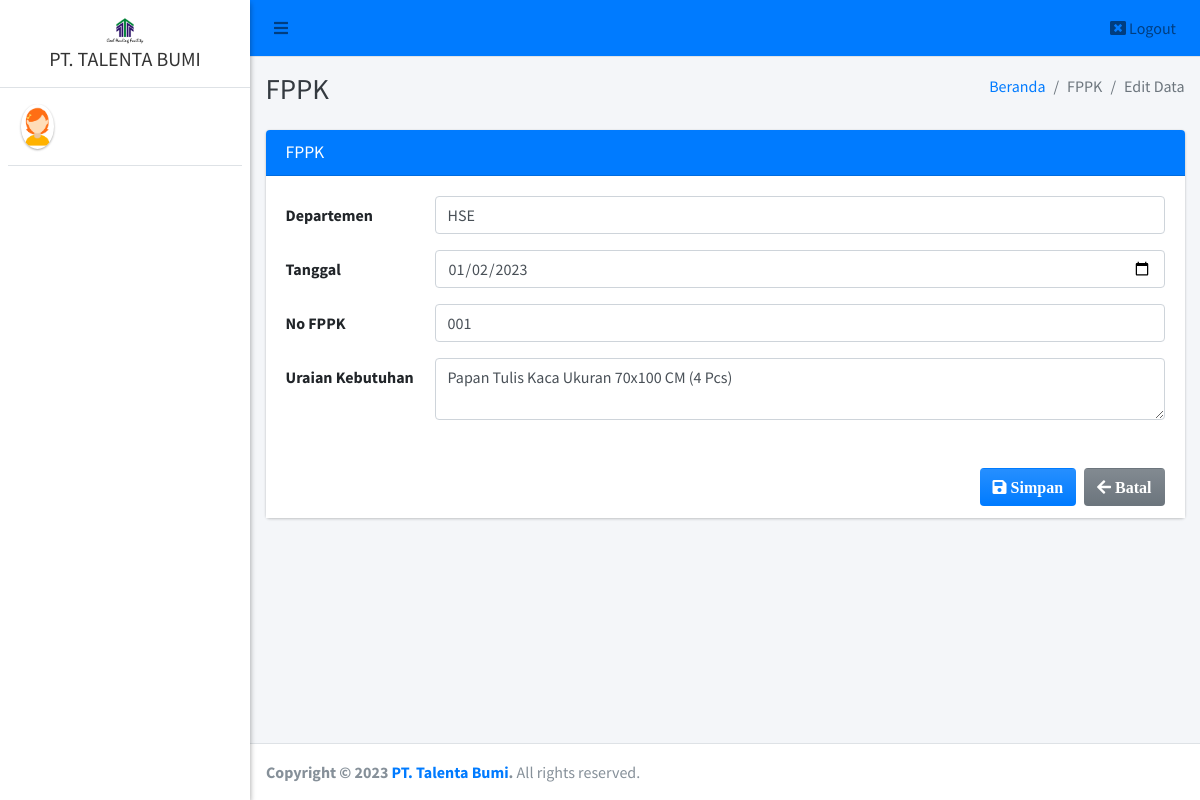
/pimpinan/fppk/edit?id=2, run on an earlier commit of the app's database.
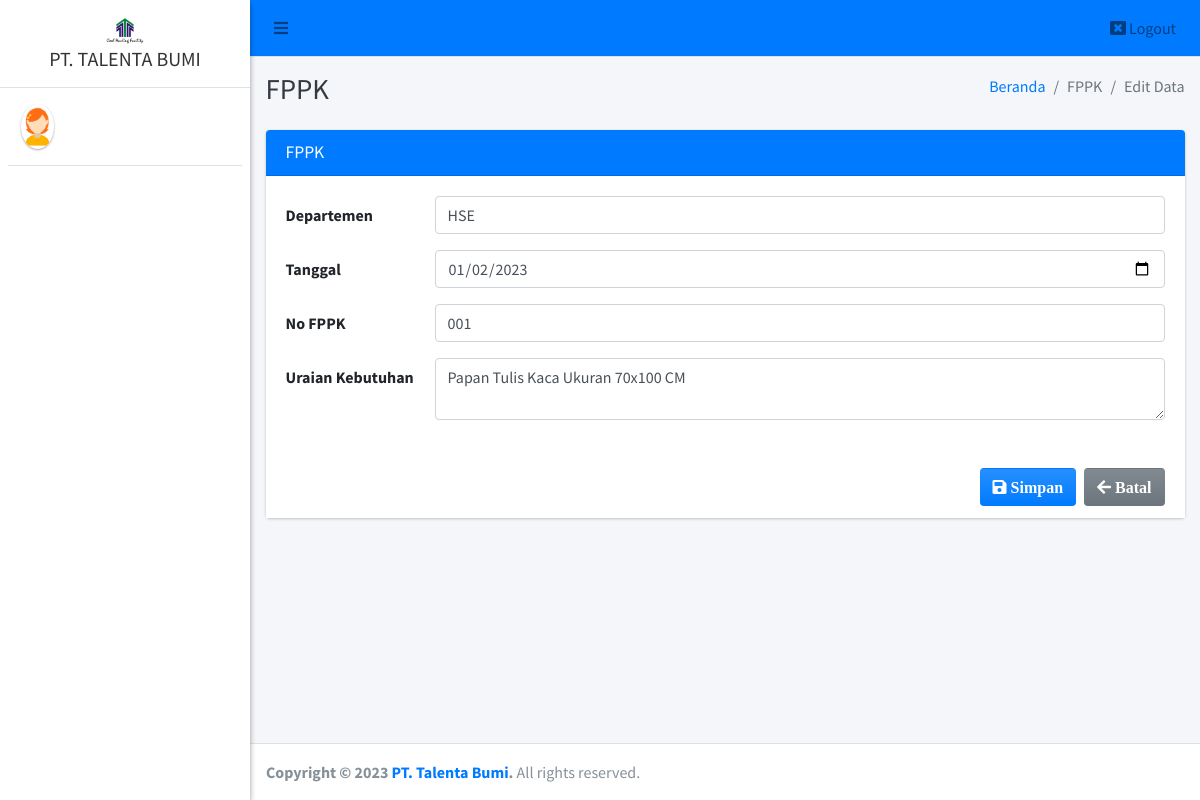
And on a later commit of the database.
### tables this page shows
CREATE TABLE `fppk` (
  `id_fppk` int(11) NOT NULL,
  `departemen` varchar(30) NOT NULL,
  `tanggal` date NOT NULL,
  `no_fppk` varchar(25) NOT NULL,
  `uraian_kebutuhan` text NOT NULL,
  `jumlah` varchar(20) DEFAULT NULL,
  `satuan` varchar(20) DEFAULT NULL
);

### config/config.php (called while the page is built, shortened)
<?php
function base_url($url = null)
{
	$base_url = "http://localhost:8888/talentabumi";
	if ($url != null) {
		return $base_url . "/" . $url;
	} else {
		return $base_url;
	}
}

### pimpinan/fppk/edit.php (the view, shortened to what this page needs)
<?php
require '../../config/config.php';
require '../../config/koneksi.php';
?>
<!DOCTYPE html>
<html>
<?php
include '../../templates/head.php';
$id = $_GET['id'];
$data = $koneksi->query("SELECT * FROM fppk WHERE id_fppk = '$id'");
$row = $data->fetch_array();
?>
<body class="hold-transition sidebar-mini layout-fixed">
    <div class="wrapper">
        <?php
        include '../../templates/navbar.php';
        ?>
        <?php
        include '../../templates/sidebar.php';
        ?>
        <div class="content-wrapper">
            <div class="content-header">
                <div class="container-fluid">
                    <div class="row mb-2">
                        <div class="col-sm-6">
                            <h1 class="m-0 text-dark">FPPK</h1>
                        </div>
                        <div class="col-sm-6">
                            <ol class="breadcrumb float-sm-right">
                                <li class="breadcrumb-item"><a href="#">Beranda</a></li>
                                <li class="breadcrumb-item active">FPPK</li>
                                <li class="breadcrumb-item active">Edit Data</li>
                            </ol>
                        </div>
                    </div>
                </div>
            </div>
            <section class="content">
                <div class="container-fluid">
                    <form class="form-horizontal" method="POST" action="" enctype="multipart/form-data">
                        <div class="row">
                            <div class="col-md-12">
                                <div class="card card-primary">
                                    <div class="card-header">
                                        <h3 class="card-title">FPPK</h3>
                                    </div>
                                    <div class="card-body" style="background-color: white;">
                                        <div class="form-group row">
                                            <label class="col-sm-2 col-form-label">Departemen</label>
                                            <div class="col-sm-10">
                                                <input type="text" class="form-control" name="departemen" value="<?= $row['departemen'] ?>">
                                            </div>
                                        </div>
                                        <div class="form-group row">
                                            <label class="col-sm-2 col-form-label">Tanggal</label>
                                            <div class="col-sm-10">
                                                <input type="date" class="form-control" name="tanggal" value="<?= $row['tanggal'] ?>">
                                            </div>
                                        </div>
                                        <div class="form-group row">
                                            <label class="col-sm-2 col-form-label">No FPPK</label>
                                            <div class="col-sm-10">
                                                <input type="text" class="form-control" name="no_fppk" value="<?= $row['no_fppk'] ?>">
                                            </div>
                                        </div>
                                        <div class="form-group row">
                                            <label class="col-sm-2 col-form-label">Uraian Kebutuhan</label>
                                            <div class="col-sm-10">
                                                <textarea class="form-control" name="uraian_kebutuhan"><?= $row['uraian_kebutuhan'] ?></textarea>
                                            </div>
                                        </div>
                                    </div>
                                    <div class="card-footer" style="background-color: white;">
                                        <a href="<?= base_url('admin/fppk/') ?>" class="btn bg-gradient-secondary float-right"><i class="fa fa-arrow-left"> Batal</i></a>
                                        <button type="submit" name="submit" class="btn bg-gradient-primary float-right mr-2"><i class="fa fa-save"> Simpan</i></button>
                                    </div>
                                </div>
                            </div>
                        </div>
                    </form>
                </div>
            </section>
        </div>
        <?php include_once "../../templates/footer.php"; ?>
    </div>
</body>
</html>

What changed in the data, as far as the page shows it:
changed fppk "HSE": uraian_kebutuhan "Papan Tulis Kaca Ukuran 70x100 CM (4 Pcs)" → "Papan Tulis Kaca Ukuran 70x100 CM"
